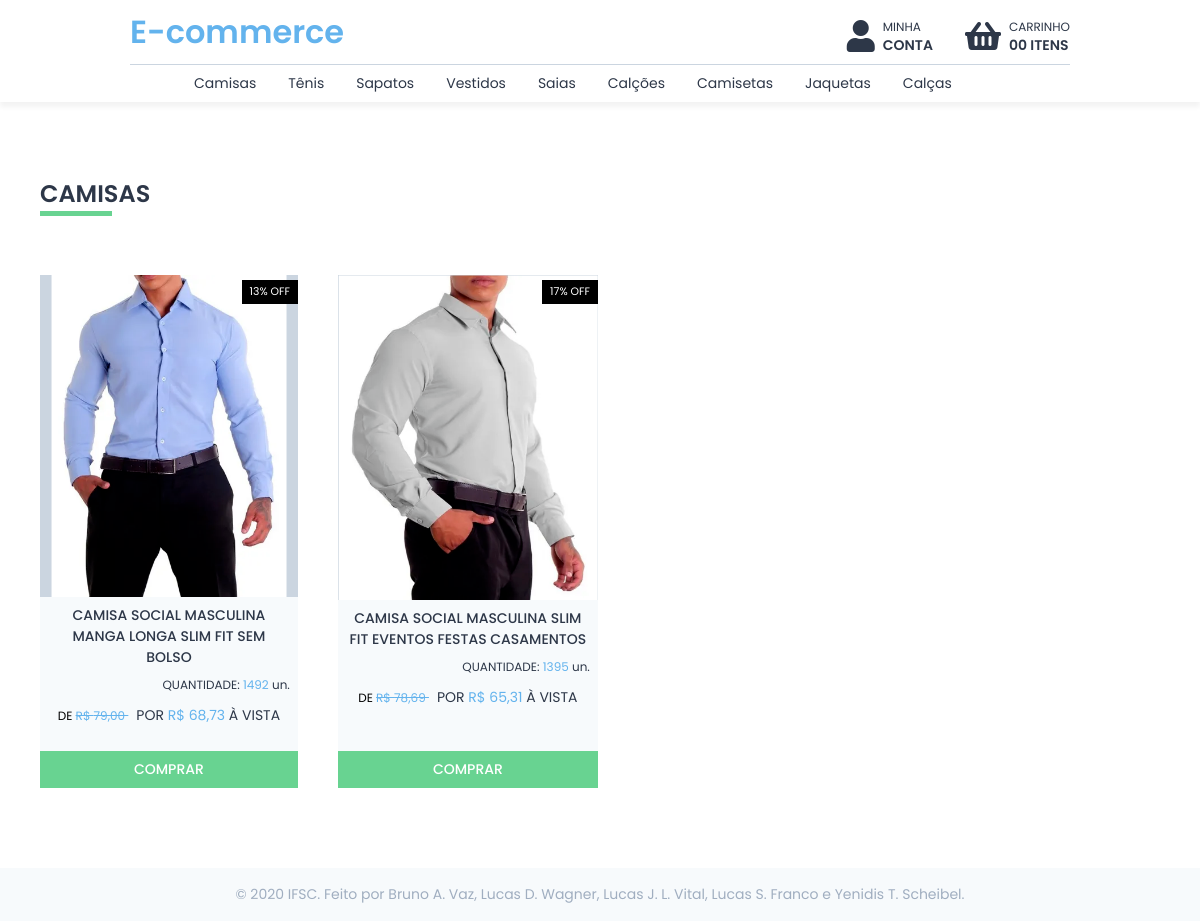
The app's page /produtos.php/?id_categoria=5 with its own data.
### tables this page shows
CREATE TABLE `categorias` (
  `id` int(11) NOT NULL,
  `nome` text NOT NULL
);

CREATE TABLE `produtos` (
  `id` int(11) NOT NULL,
  `id_categoria` int(11) DEFAULT NULL,
  `imagem` text NOT NULL,
  `titulo` text NOT NULL,
  `quantidade` int(11) NOT NULL,
  `valor` float NOT NULL,
  `desconto` int(2) NOT NULL
);

### produtos.php (the view, shortened to what this page needs)
<!DOCTYPE html>
<?php
  try {
    $pdo = new PDO("mysql:host=localhost; dbname=database", "root", "");
    $pdo->setAttribute(PDO::ATTR_ERRMODE, PDO::ERRMODE_EXCEPTION);
    $pdo->exec("set names utf8");
  } catch (PDOException $error) {
    echo "Erro na conexão:".$error->getMessage();
  }
  $id_categoria = (isset($_GET["id_categoria"]) && $_GET["id_categoria"] != null) ? $_GET["id_categoria"] : "";
  try {
    $query = "SELECT * FROM categorias WHERE id=?";
    $stmt = $pdo->prepare($query);
    $stmt->bindParam(1, $id_categoria);
    if ($stmt->execute()) {
      $result = $stmt->fetch(PDO::FETCH_OBJ);
    } else {
      throw new PDOException("Erro: Não foi possível executar a declaração sql");
    }
  } catch (PDOException $error) {
    echo "Erro: ".$error->getMessage();
  }
?>
<html>
  <?php include('./components/Head.php') ?>
  <body>
    <?php include('./components/Navbar.php') ?>
    <main>
      <h1 class="section-title"><?php echo $result->nome ?></h1>
      <div class="card-list">
        <?php
          try {
            $query = "SELECT * FROM produtos WHERE id_categoria=?";
            $stmt = $pdo->prepare($query);
            $stmt->bindParam(1, $result->id);
            if ($stmt->execute()) {
              if ($stmt->rowCount() > 0) {
                while ($produto = $stmt->fetch(PDO::FETCH_OBJ)) {
                  $valor = number_format($produto->valor, 2, ',', '.');
                  if($produto->desconto) {
                    $valor_descontado = (100 - $produto->desconto)/100 * $produto->valor;
                    $valor_descontado = number_format($valor_descontado, 2, ',', '.');
                  } else {
                    $valor_descontado = number_format($produto->valor, 2, ',', '.');
                  }
                  echo '
                    <div class="card">
                      <div class="image-container">
                      ';
                          if($produto->imagem) {
                            echo '<img src="/e-commerce/imagens/'.$produto->id.'/'.$produto->imagem.'">';
                          }
                          if($produto->desconto) {
                            echo '<div class="discount-percent">'.$produto->desconto.'% OFF</div>';
                          }
                        echo '
                      </div>
                      <div class="card-text">
                        <h3 class="card-title">'.$produto->titulo.'</h3>
                        <p class="message" size="sm" color="primary" text-align="right">QUANTIDADE: <span>'.$produto->quantidade.'</span> un.</p>
                        <div>
                          ';
                          if($produto->desconto) {
                            echo '<small class="card-prev-price">DE <span>R$ '.$valor.' </span></small>';
                          }
                          echo '
                          <p class="card-price">POR <span>R$ '.$valor_descontado.'</span> À VISTA</p>
                        </div>
                      </div>
                      ';
                      if(!isset($_SESSION["user_id"])) {
                        echo '<a href="/e-commerce/signin.php" class="button" color="success" size="auto">Comprar</a>';
                      } else {
                        echo '
                          <form action="?id_categoria='.$id_categoria.'&act=add&id='.$produto->id.'" method="POST" enctype="multipart/form-data" style="width: 100%">
                            <button type="submit" class="button" color="success" size="full">Comprar</button>
                          </form>
                        ';
                      }
                      echo '
                    </div>
                  ';
                }
              } else {
                echo '
                  <small class="message" color="secondary" size="md" text-align="left" style="grid-column: span 12">
                    Não há nenhum produto cadastrado nesta categoria.
                  </small>
                ';
              }
            } else {
              throw new PDOException("Erro: Não foi possível executar a declaração sql");
            }
          } catch (PDOException $error) {
            echo "Erro: ".$error->getMessage();
          }
        ?>
      </div>
    </main>
    <?php include('./components/Footer.php') ?>
  </body>
</html>

### components/CategoriesMenu.php (shortened to what this page needs)
<?php
  try {
    $pdo = new PDO("mysql:host=localhost; dbname=database", "root", "");
    $pdo->setAttribute(PDO::ATTR_ERRMODE, PDO::ERRMODE_EXCEPTION);
    $pdo->exec("set names utf8");
  } catch (PDOException $error) {
    echo "Erro na conexão:".$error->getMessage();
  }
?>
<div class="categories-menu">
  <div class="scrollable-menu">
    <?php
      try {
        $query = "SELECT * FROM categorias";
        $stmt = $pdo->prepare($query);
        if ($stmt->execute()) {
          while ($categoria = $stmt->fetch(PDO::FETCH_OBJ)) {
            echo '
    <a class="category-link" href="/e-commerce/produtos.php/?id_categoria='.$categoria->id.'">'.$categoria->nome.'</a>
            ';
          }
        } else {
          throw new PDOException("Erro: Não foi possível executar a declaração sql");
        }
      } catch (PDOException $error) {
        echo "Erro: ".$error->getMessage();
      }
    ?>
  </div>
</div>

### components/Head.php (style rules this page uses)
html, body { min-width: 100%; min-height: 100%; }
* { --md: 0 4px 6px -1px rgba(0, 0, 0, 0.1), 0 2px 4px -1px rgba(0, 0, 0, 0.06); --lg: 0 10px 15px -3px rgba(0, 0, 0, 0.1), 0 4px 6px -2px rgba(0, 0, 0, 0.05); --xl: 0 20px 25px -5px rgba(0, 0, 0, 0.1), 0 10px 10px -5px rgba(0, 0, 0, 0.04); --grey1: #f7fafc; --grey2: #edf2f7; --grey3: #e2e8f0; --grey4: #cbd5e0; --grey5: #a0aec0; --grey6: #718096; --grey7: #4a5568; --grey8: #2d3748; --grey9: #1a202c; --blue1: #ebf8ff; --blue4: #63b3ed; --blue5: #4299e1; --blue6: #3182ce; --green1: #f0fff4; --green4: #68d391; --green5: #48bb78; --green6: #38a169; --yellow1: #fffff0; --yellow4: #f6e05e; --yellow5: #ecc94b; --yellow6: #d69e2e; --red1: #fff5f5; --red4: #fc8181; --red5: #f56565; --red6: #e53e3e; margin: 0; padding: 0; font-family: "Poppins"; }
.button { text-decoration: none; white-space: nowrap; text-align: center; text-transform: uppercase; font-size: .875rem; font-weight: 500; padding: .5rem .75rem; cursor: pointer; color: white; outline: none; border: none; }
.button[color="success"] { background: var(--green4); }
.button[size="auto"] { width: auto; }
.message { font-size: .875rem; margin-bottom: .5rem; }
.message span { color: var(--blue4); }
.message[color="primary"] { color: var(--grey8); }
.message[text-align="right"] { text-align: right; }
.message[size="sm"] { font-size: .75rem; }

### components/CategoriesMenu.php (style rules this page uses)
.categories-menu { position: relative; width: 100%; grid-column: 2 / span 12; display: flex; user-select: none; border-top: 1px solid var(--grey4); }
.scrollable-menu { margin: 0 3rem; display: flex; overflow-x: hidden; }
.category-link { text-decoration: none; padding: .5rem 1rem; color: var(--grey8); cursor: pointer; font-size: .875rem; }

### components/Navbar.php (style rules this page uses)
@media (min-width: 640px) { main { grid-column-gap: 40px; } }

### produtos.php (style rules this page uses)
main { display: grid; grid-template-columns: 1fr repeat(12, minmax(auto, 60px)) 1fr; grid-gap: 20px; padding: 5rem 0; }
@media (min-width: 640px) { main { grid-gap: 40px; } }
.section-title { grid-column: 2 / span 12; font-weight: 600; font-size: 1.5rem; text-transform: uppercase; color: var(--grey8); position: relative; margin-bottom: 1.5rem; user-select: none; }
.section-title::after { content: ""; width: 72px; height: 5px; position: absolute; left: 0; bottom: -5px; background: var(--green4); }
.card-list { grid-column: 2 / span 12; display: grid; grid-template-columns: repeat(12, minmax(auto, 60px)); grid-gap: 20px; }
@media (min-width: 640px) { .card-list { grid-gap: 40px; } }
.card { grid-column-end: span 12; display: flex; flex-direction: column; user-select: none; background: var(--grey1); }
@media (min-width: 640px) { .card { grid-column-end: span 6; } }
@media (min-width: 768px) { .card { grid-column-end: span 4; } }
@media (min-width: 1024px) { .card { grid-column-end: span 3; } }
.image-container { width: 100%; background: var(--grey4); padding-top: 125%; overflow: hidden; position: relative; }
.image-container img { height: 100%; position: absolute; top: 50%; left: 50%; transform: translate(-50%, -50%); }
.image-container::before { content: '3 x 4'; color: var(--grey5); position: absolute; top: 50%; left: 50%; transform: translate(-50%, -50%); }
.discount-percent { position: absolute; background: black; top: 5px; right: 0; font-size: .675rem; padding: .25rem .5rem; color: white; }
.card-text { padding: .5rem; margin-bottom: 1rem; text-align: center; height: 100%; }
.card-title { font-size: .875rem; font-weight: 500; color: var(--grey8); text-transform: uppercase; margin-bottom: .5rem; }
.card-text small { font-size: .75rem; }
.card-text p { color: var(--grey8); font-size: .875rem; }
.card-text .card-prev-price { margin-right: .5rem; }
.card-prev-price span { color: var(--blue4); text-decoration: line-through; }
.card-text .card-price { display: inline-block; }
.card-price span { color: var(--blue4); }

### records on screen
categorias: nome "Camisas", nome "CAMISAS"
categorias: nome "Tênis"
categorias: nome "Sapatos"
categorias: nome "Vestidos"
categorias: nome "Saias"
categorias: nome "Calções"
categorias: nome "Camisetas"
categorias: nome "Jaquetas"
categorias: nome "Calças"
produtos: imagem (picture), desconto "13", titulo "CAMISA SOCIAL MASCULINA MANGA LONGA SLIM FIT SEM BOLSO", quantidade "1492", valor "79,00", valor_descontado "68,73"
produtos: imagem (picture), desconto "17", titulo "CAMISA SOCIAL MASCULINA SLIM FIT EVENTOS FESTAS CASAMENTOS", quantidade "1395", valor "78,69", valor_descontado "65,31"

### other values on screen
$quantidade "00"
